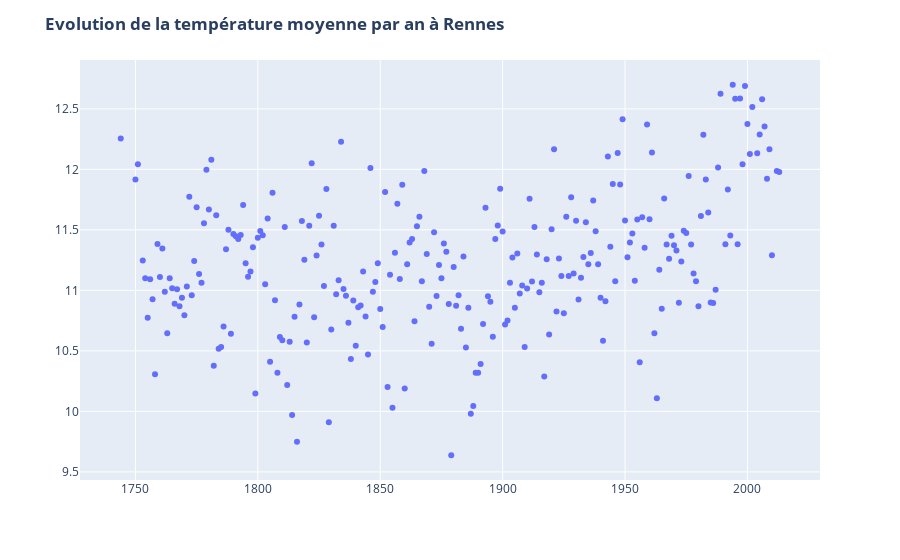

Notebook source saved alongside this figure:
### Code cell
temperatureRennes = remove_outliers(temperatureRennes,"AverageTemperature")
temperatureRennes.to_csv('output_data/temperatureRennes.csv')
fig = px.scatter(temperatureRennes,x='year', y='AverageTemperature')
fig.update_layout(title='<b>Evolution de la température moyenne par an à Rennes</b>',xaxis_title='', yaxis_title='')
fig.show()

### Figure 1 — Plotly figure (JSON) as saved in the notebook; plotly's stock layout.template omitted (floating-point values rounded to 4 significant figures; data arrays with more than 128 entries replaced by an {"elided": "..."} marker saying what was removed)
{"data": [{"hoverlabel": {"namelength": 0}, "hovertemplate": "year=%{x}<br>AverageTemperature=%{y}", "legendgroup": "", "marker": {"color": "#636efa", "symbol": "circle"}, "mode": "markers", "name": "", "showlegend": false, "type": "scatter", "x": {"elided": "261 str values"}, "xaxis": "x", "y": {"elided": "261 float values"}, "yaxis": "y"}], "layout": {"legend": {"tracegroupgap": 0}, "margin": {"t": 60}, "title": {"text": "<b>Evolution de la température moyenne par an à Rennes</b>"}, "xaxis": {"anchor": "y", "domain": [0, 1], "title": {"text": ""}}, "yaxis": {"anchor": "x", "domain": [0, 1], "title": {"text": ""}}}}
